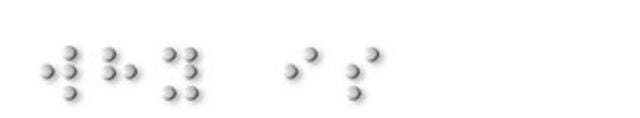
#> input picture images/braile5.jpeg, 640 x 118 px, found by its file name
$ python braile.py
#> lines starting #> are read from the running program, lines starting #| are printed output that depends on the picture
from imutils.perspective import four_point_transform as FPT
from collections import Counter
import matplotlib.pyplot as plt
from imutils import contours
from skimage import io
import numpy as np
import imutils
import cv2
import re
import pyttsx3
import operator

xo = 1000
yo = 1000
xe = 0
ye = 0
global numero
numero = False

# [86 lines left out: functions findOrigin, findEnd, encontrarLineas, encontrarRect, separarLineas, traducir, not called in this run]


code_table = {
    'a': '1',
    'b': '13',
    'c': '12',
    'd': '124',
    'e': '14',
    'f': '123',
    'g': '1234',
    'h': '134',
    'i': '23',
    'j': '234',
    'k': '15',
    'l': '135',
    'm': '125',
    'n': '1245',
    'o': '145',
    'p': '1235',
    'q': '12345',
    'r': '1345',
    's': '235',
    't': '2345',
    'u': '156',
    'v': '1356',
    'w': '2346',
    'x': '1256',
    'y': '12456',
    'z': '1456',
    '?': '356',
    '#': '2456',
    '1': '10',
    '2': '130',
    '3': '120',
    '4': '1240',
    '5': '140',
    '6': '1230',
    '7': '12340',
    '8': '1340',
    '9': '230',
    '0': '2340',
    ' ': '000000'}

img = cv2.imread('images/braile5.jpeg', cv2.IMREAD_COLOR)
#> img is the input picture: shape (118, 640, 3); min 84, max 255, mean 250.6
img = cv2.imread('images/braile2.png', cv2.IMREAD_COLOR)
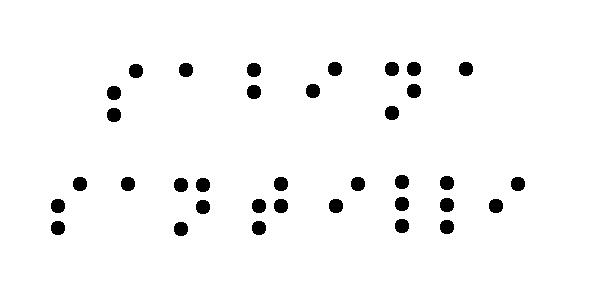
#> input picture images/braile2.png, 590 x 300 px, found by its file name
#> img is the input picture: shape (300, 590, 3); min 0, max 255, mean 246.7
#img = cv2.imread('images/braile4.jpeg', cv2.IMREAD_COLOR)
#img = cv2.imread('images/Braile4.png', cv2.IMREAD_COLOR)
#img = cv2.imread('images/braile2.jpeg', cv2.IMREAD_COLOR)
img = cv2.imread('images/braile3.jpg', cv2.IMREAD_COLOR)
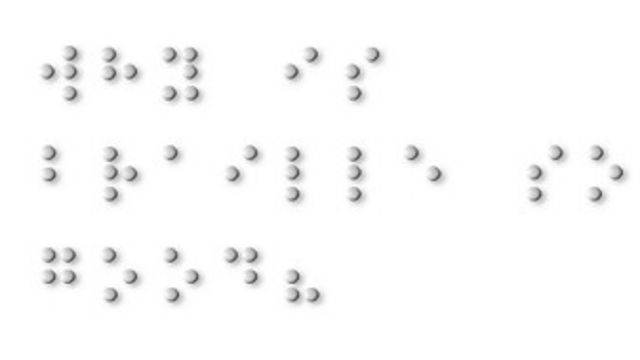
#> input picture images/braile3.jpg, 640 x 360 px, found by its file name
#> img is the input picture: shape (360, 640, 3); min 79, max 255, mean 250.2
#img = cv2.imread('images/braile.jpg',cv2.IMREAD_COLOR)
#> (the run stopped early here; a loop or call above may not have finished)
